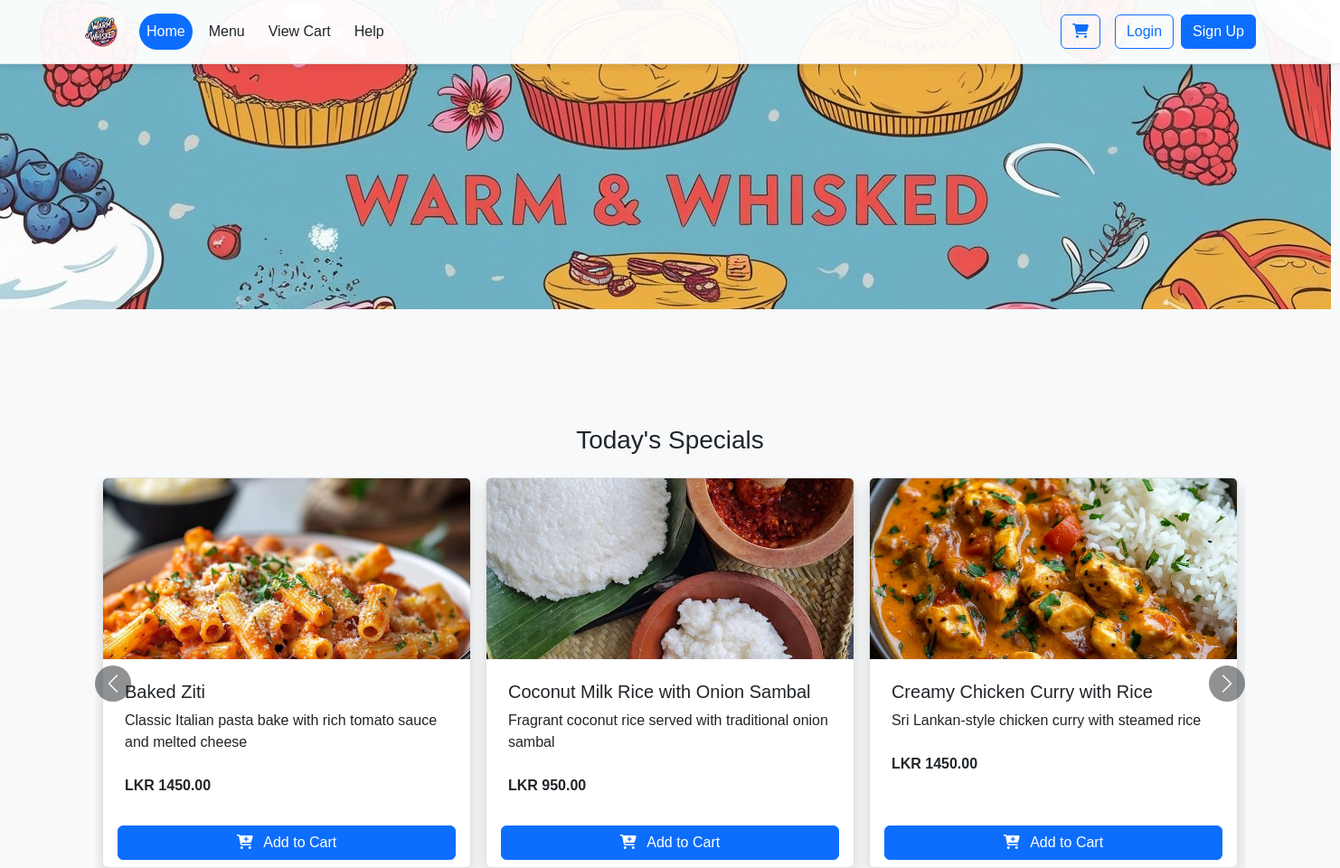
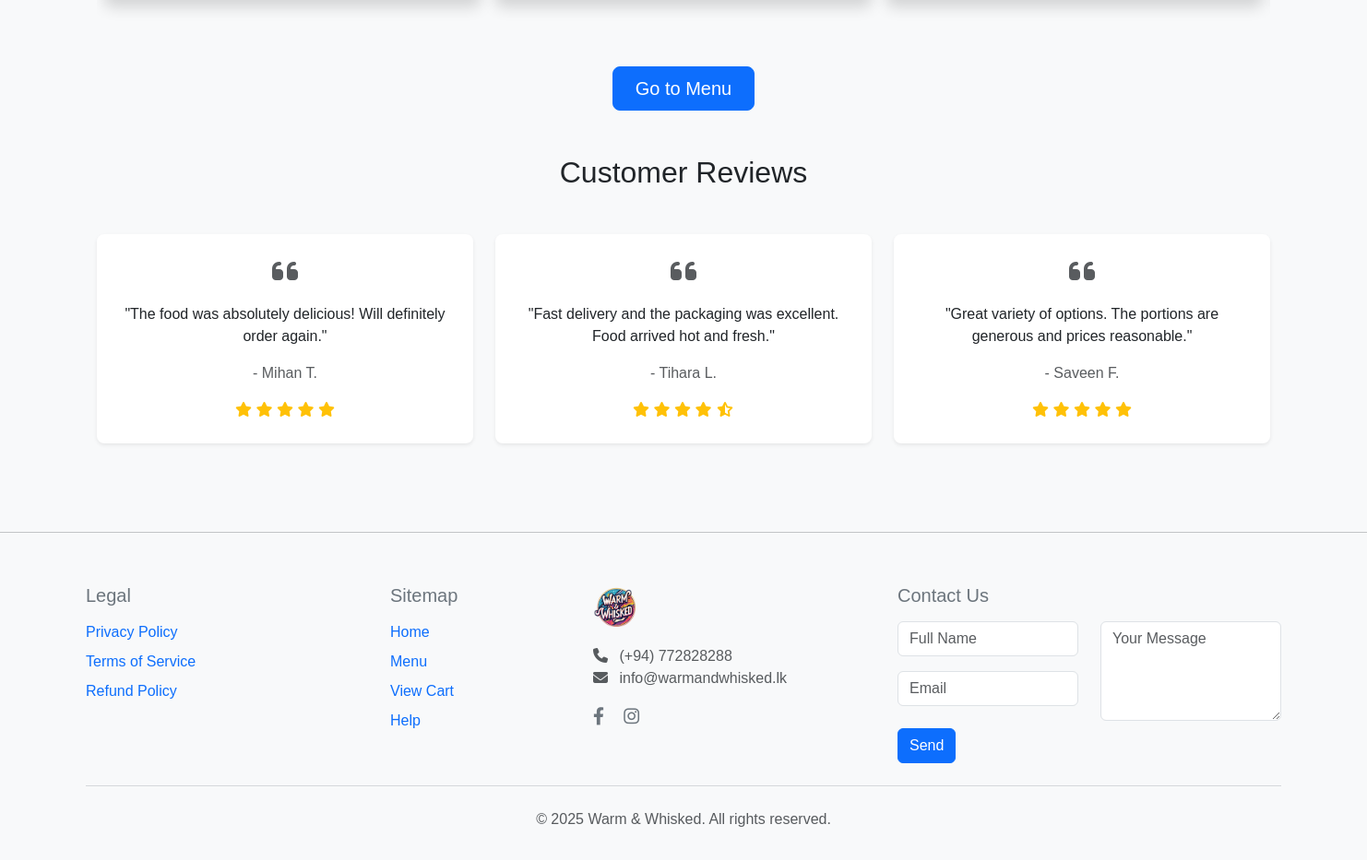
The page / on the database its author committed (2 pictures, top to bottom).
### orders/models.py (models this page shows, shortened)
class MenuItem(models.Model):
    CATEGORY_CHOICES = [
        ('MAIN', 'Main Dishes'),
        ('RICE', 'Rice & Curry'),
        ('SAND', 'Sandwiches'),
        ('SIDE', 'Sides'),
    ]
    MEAT_CHOICES = [
        ('VEG', 'Vegetarian'),
        ('CHK', 'Chicken'),
        ('BEF', 'Beef'),
        ('PRK', 'Pork'),
        ('FIS', 'Fish'),
        ('SEA', 'Seafood'),
    ]
    name = models.CharField(max_length=100)
    description = models.TextField()
    price = models.DecimalField(max_digits=8, decimal_places=2)
    category = models.CharField(max_length=4, choices=CATEGORY_CHOICES)
    meat_category = models.CharField(
    max_length=3,
    choices=MEAT_CHOICES,
    default='VEG'
)
    image = models.CharField(max_length=100)
    is_special = models.BooleanField(default=False)
    available = models.BooleanField(default=True)
    created_at = models.DateTimeField(auto_now_add=True)

### orders/views.py (the view)
# urls.py: path('', views.home, name='home'),
def home(request):
    specials = MenuItem.objects.filter(is_special=True)[:4]
    categories = MenuItem.CATEGORY_CHOICES
    return render(request, 'orders/pages/home.html', {
        'specials': specials,
        'categories': categories
    })

### orders/templates/orders/pages/home.html (shortened to what this page needs)
{% extends 'orders/pages/base.html' %}
{% load static %}
{% block hero_section %}
<div class="hero-container">
    <img src="{% static 'images/hero.jpg' %}" alt="Hero Image" class="hero-img">
</div>
{% endblock %}
{% block content %}
<div class="container my-5">
    <h3 class="text-center mb-4">Today's Specials</h3>
    <div class="position-relative">
        <div class="horizontal-scroll-wrapper d-flex overflow-hidden" style="scroll-behavior: smooth;">
            {% for item in specials %}
            <div class="col-md-4 mb-4 flex-shrink-0 px-2" style="width: 33.33%;">
                <div class="card shadow h-100">
                    <img src="{% static item.image %}" class="card-img-top img-fluid" style="height: 200px; object-fit: cover;" alt="{{ item.name }}">
                    <div class="card-body">
                        <h5 class="card-title">{{ item.name }}</h5>
                        <p class="card-text">{{ item.description }}<br><br><strong>LKR {{ item.price }}</strong></p>
                    </div>
                    <div class="card-footer bg-white border-0">
                        <form action="{% url 'add_to_cart' item_id=item.id %}" method="post">
                            <button type="submit" class="btn btn-primary w-100">
                                <i class="fas fa-cart-plus me-2"></i> Add to Cart
                            </button>
                        </form>
                    </div>
                </div>
            </div>
            {% endfor %}
        </div>
        {% if specials|length > 3 %}
        <button class="carousel-control-prev position-absolute start-0 top-50 translate-middle-y bg-dark rounded-circle p-2" onclick="scrollCarousel(-1)" style="left: -20px;">
            <span class="carousel-control-prev-icon"></span>
        </button>
        <button class="carousel-control-next position-absolute end-0 top-50 translate-middle-y bg-dark rounded-circle p-2" onclick="scrollCarousel(1)" style="right: -20px;">
            <span class="carousel-control-next-icon"></span>
        </button>
        {% endif %}
    </div>
</div>
<section class="order-now py-5 bg-light">
    <div class="container text-center">
        <a href="{% url 'orders' %}" class="btn btn-primary btn-lg px-4">Go to Menu</a>
    </div>
</section>
<section class="py-5">
    <div class="container">
        <h2 class="text-center mb-5">Customer Reviews</h2>
        <div class="row">
            <div class="col-md-4 mb-4">
                <div class="card h-100 border-0 shadow-sm">
                    <div class="card-body text-center">
                        <div class="mb-3">
                            <i class="fas fa-quote-left fa-2x text-muted"></i>
                        </div>
                        <p class="card-text">"The food was absolutely delicious! Will definitely order again."</p>
                        <p class="text-muted">- Mihan T.</p>
                        <div class="text-warning">
                            <i class="fas fa-star"></i>
                            <i class="fas fa-star"></i>
                            <i class="fas fa-star"></i>
                            <i class="fas fa-star"></i>
                            <i class="fas fa-star"></i>
                        </div>
                    </div>
                </div>
            </div>
            <div class="col-md-4 mb-4">
                <div class="card h-100 border-0 shadow-sm">
                    <div class="card-body text-center">
                        <div class="mb-3">
                            <i class="fas fa-quote-left fa-2x text-muted"></i>
                        </div>
                        <p class="card-text">"Fast delivery and the packaging was excellent. Food arrived hot and fresh."</p>
                        <p class="text-muted">- Tihara L.</p>
                        <div class="text-warning">
                            <i class="fas fa-star"></i>
                            <i class="fas fa-star"></i>
                            <i class="fas fa-star"></i>
                            <i class="fas fa-star"></i>
                            <i class="fas fa-star-half-alt"></i>
                        </div>
                    </div>
                </div>
            </div>
            <div class="col-md-4 mb-4">
                <div class="card h-100 border-0 shadow-sm">
                    <div class="card-body text-center">
                        <div class="mb-3">
                            <i class="fas fa-quote-left fa-2x text-muted"></i>
                        </div>
                        <p class="card-text">"Great variety of options. The portions are generous and prices reasonable."</p>
                        <p class="text-muted">- Saveen F.</p>
                        <div class="text-warning">
                            <i class="fas fa-star"></i>
                            <i class="fas fa-star"></i>
                            <i class="fas fa-star"></i>
                            <i class="fas fa-star"></i>
                            <i class="fas fa-star"></i>
                        </div>
                    </div>
                </div>
            </div>
        </div>
    </div>
</section>
{% endblock %}

### orders/static/orders/css/style.css (style rules this page uses)
body { font-family: 'Arial', sans-serif; background-color: #f8f9fa; color: #212529; margin: 0; padding: 0; }
.btn-primary { background-color: #0d6efd; border-color: #0d6efd; }
.card { border: 1px solid #e0e0e0; border-radius: 8px; }
.card-body { padding: 1.5rem; }
.hero-container { margin-bottom: 0; }
section.py-5 { padding-top: 0 !important; }
body { margin: 0; padding: 0; }

### orders/templates/orders/pages/home.html (style rules this page uses)
.horizontal-scroll-wrapper { scrollbar-width: none; -ms-overflow-style: none; }
.carousel-control-prev, .carousel-control-next { width: 40px; height: 40px; }

### rows shown on the page
MenuItem: image (picture), name "Baked Ziti", description "Classic Italian pasta bake with rich tomato sauce and melted cheese", price "1450.00"
MenuItem: image (picture), name "Coconut Milk Rice with Onion Sambal", description "Fragrant coconut rice served with traditional onion sambal", price "950.00"
MenuItem: image (picture), name "Creamy Chicken Curry with Rice", description "Sri Lankan-style chicken curry with steamed rice", price "1450.00"
